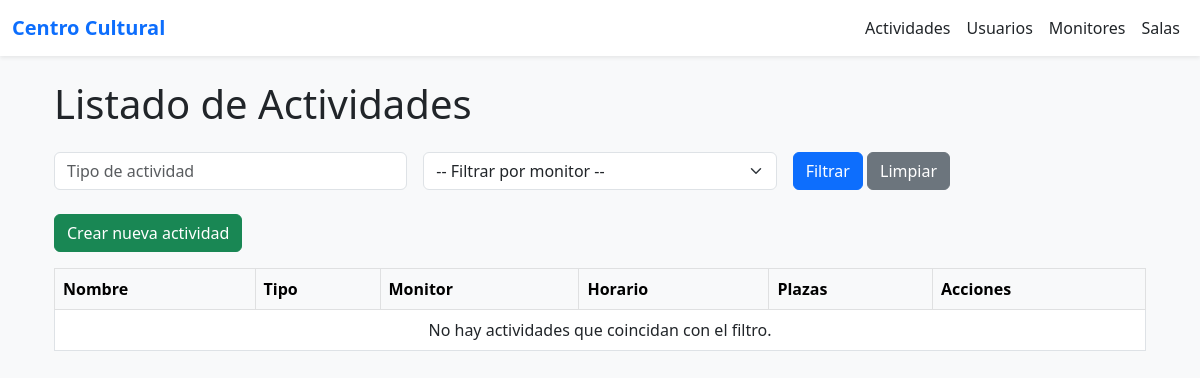
Before: /actividades/ with the older database file.
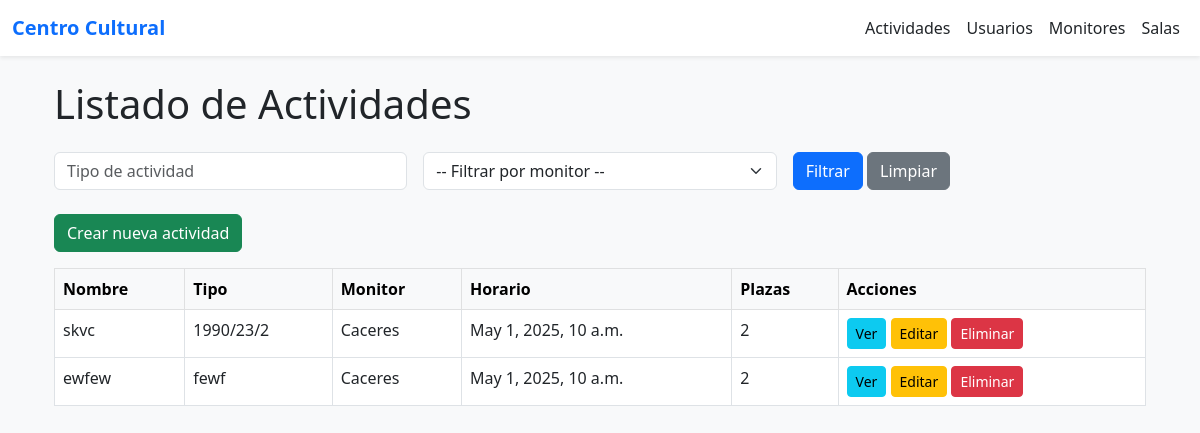
After: the same page with the newer database file.
### app_bbdd/models.py (models this page shows, shortened)
class Actividad(models.Model):
    nombre = models.CharField(max_length=100)
    tipo = models.CharField(max_length=50)
    horario = models.DateTimeField()
    descripcion = models.TextField()
    duracion = models.PositiveIntegerField(help_text="Duración en minutos")
    plazas_disponibles = models.PositiveIntegerField()
    usuarios = models.ManyToManyField(UsuarioInscrito, related_name='actividades', blank=True)
    monitor = models.ForeignKey(Monitor, on_delete=models.CASCADE, related_name='actividades')
    sala_principal = models.ForeignKey(Sala, on_delete=models.SET_NULL, null=True, related_name='actividades_principales')
    salas_secundarias = models.ManyToManyField(Sala, blank=True, related_name='actividades_secundarias')

class Monitor(models.Model):
    nombre = models.CharField(max_length=100)
    especializacion = models.CharField(max_length=100)

### app_bbdd/views.py (the view)
# urls.py: path('', views.lista_actividades, name='lista_actividades'),
def lista_actividades(request):
    actividades = Actividad.objects.all()
    monitores = Monitor.objects.all()
    tipo = request.GET.get('tipo')
    if tipo:
        actividades = actividades.filter(tipo__iexact=tipo)
    monitor_id = request.GET.get('monitor')
    if monitor_id:
        actividades = actividades.filter(monitor__id=monitor_id)
    return render(request, 'actividades/lista.html', {
        'actividades': actividades,
        'monitores': monitores
    })

### app_bbdd/templates/actividades/lista.html (shortened to what this page needs)
{% extends 'base.html' %}
{% block content %}
<div class="container mt-4">
    <h1 class="mb-4">Listado de Actividades</h1>
    <form method="get" class="row g-3 mb-4">
        <div class="col-md-4">
            <input type="text" name="tipo" class="form-control" placeholder="Tipo de actividad"
                   value="{{ request.GET.tipo }}">
        </div>
        <div class="col-md-4">
            <select name="monitor" class="form-select">
                <option value="">-- Filtrar por monitor --</option>
            </select>
        </div>
        <div class="col-md-4">
            <button type="submit" class="btn btn-primary">Filtrar</button>
            <a href="{% url 'lista_actividades' %}" class="btn btn-secondary">Limpiar</a>
        </div>
    </form>
    <div class="mb-3">
        <a href="{% url 'crear_actividad' %}" class="btn btn-success">Crear nueva actividad</a>
    </div>
    <table class="table table-bordered table-hover">
        <thead class="table-light">
            <tr>
                <th>Nombre</th>
                <th>Tipo</th>
                <th>Monitor</th>
                <th>Horario</th>
                <th>Plazas</th>
                <th>Acciones</th>
            </tr>
        </thead>
        <tbody>
            {% for actividad in actividades %}
                <tr>
                    <td>{{ actividad.nombre }}</td>
                    <td>{{ actividad.tipo }}</td>
                    <td>{{ actividad.monitor.nombre }}</td>
                    <td>{{ actividad.horario }}</td>
                    <td>{{ actividad.plazas_disponibles }}</td>
                    <td>
                        <a href="{% url 'detalle_actividad' actividad.id %}" class="btn btn-sm btn-info">Ver</a>
                        <a href="{% url 'editar_actividad' actividad.id %}" class="btn btn-sm btn-warning">Editar</a>
                        <a href="{% url 'eliminar_actividad' actividad.id %}" class="btn btn-sm btn-danger">Eliminar</a>
                    </td>
                </tr>
            {% empty %}
                <tr>
                    <td colspan="6" class="text-center">No hay actividades que coincidan con el filtro.</td>
                </tr>
            {% endfor %}
        </tbody>
    </table>
</div>
{% endblock %}

Changed rows visible on the page:
added Actividad: nombre "skvc", tipo "1990/23/2", monitor.nombre "Caceres", horario "May 1, 2025, 10 a.m.", plazas_disponibles "2"
added Actividad: nombre "ewfew", tipo "fewf", monitor.nombre "Caceres", horario "May 1, 2025, 10 a.m.", plazas_disponibles "2"
Other visible differences:
text no longer shown: "No hay actividades que coincidan con el filtro."
